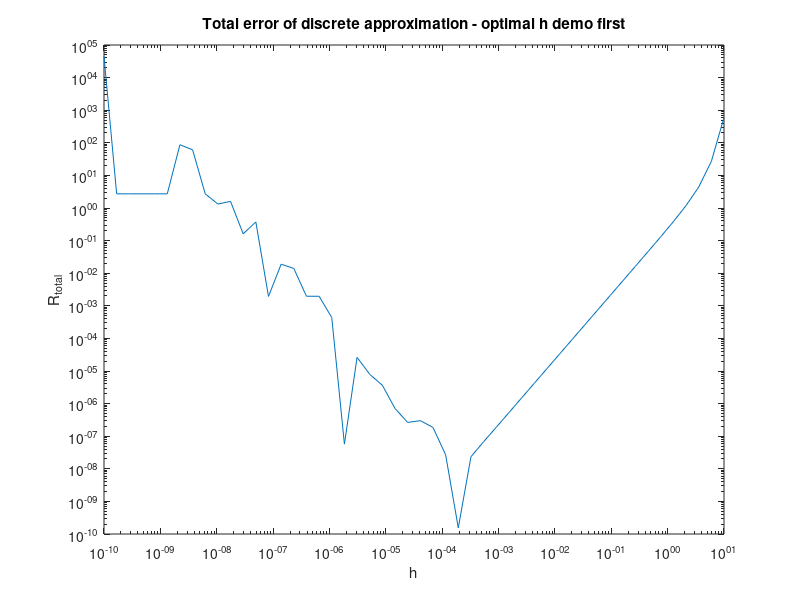

MATLAB code to generate this figure:
% Matlab example for the error with respect to h
function findh()
 
f = @(x) exp(x);
%f=@fun;
x = 1;
f_at = exp(x);
h_grid = logspace(-10,1,50);
f_at_approx = discreteSecondDerivative(f,x,h_grid);
loglog(h_grid,abs(f_at_approx - f_at));
title('Total error of discrete approximation - optimal h demo first')
xlabel('h');
ylabel('R_{total}')
return;
function f_at_approx = discreteSecondDerivative(f,x,h)
f_at_approx = (f(x+h) - 2*f(x) + f(x-h))./h.^2;

return;
